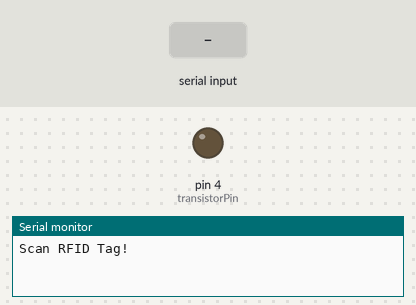
A sketch run on a simulated Arduino Uno, built with avr-gcc and run on an emulated ATmega328P. On the bench: output pins drawn as LEDs (lit = HIGH), the last lines printed to the serial monitor. The inputs (shaded band) are chosen by the test bench.

Above: at 1.2 s.
1.3 s: "1" received over the second serial link
At 1.6 s:
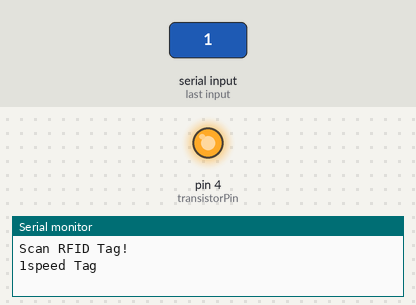
Timing chart, 0 to 4.3 s (numbered marks = the images above; inputs shaded):
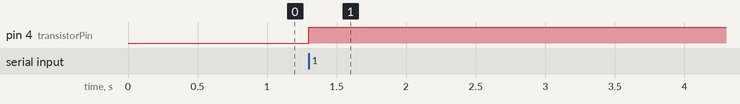

The sketch:

Combine_dc_rfid.ino
```cpp
#include <SoftwareSerial.h>

int sensorValue = 0;
int transistorPin = 4;
char tag = "";
char tag_fast = "3E0067D29E15";
char tag_slow = "8400811EC5DE";
int DriveValue = 200;
int SlowValue  = 0;

    SoftwareSerial mySerial(2, 3);
    void setup()
    {
      Serial.begin(9600);
      Serial.println("Scan RFID Tag!");
      pinMode(transistorPin, OUTPUT);
      // set the data rate for the NewSoftSerial port
      mySerial.begin(9600);
    }
    void loop()                     // run over and over again
    {
      tag = "";
      if (mySerial.available()) {
        tag = ((char)mySerial.read());
        Serial.print(tag);
          if (tag = tag_fast)
            {
              analogWrite(transistorPin, DriveValue);
              Serial.println("speed Tag");
            }
          else // if (tag = tag_slow)
            {
               analogWrite(transistorPin, SlowValue);
               Serial.println("slow Tag");
            }

       }
       if (Serial.available()) {
          mySerial.print((char)Serial.read());
      }
    }
```

Measured:
- after the input at 1.3 s, pin 4 (transistorPin): LOW → HIGH at once
